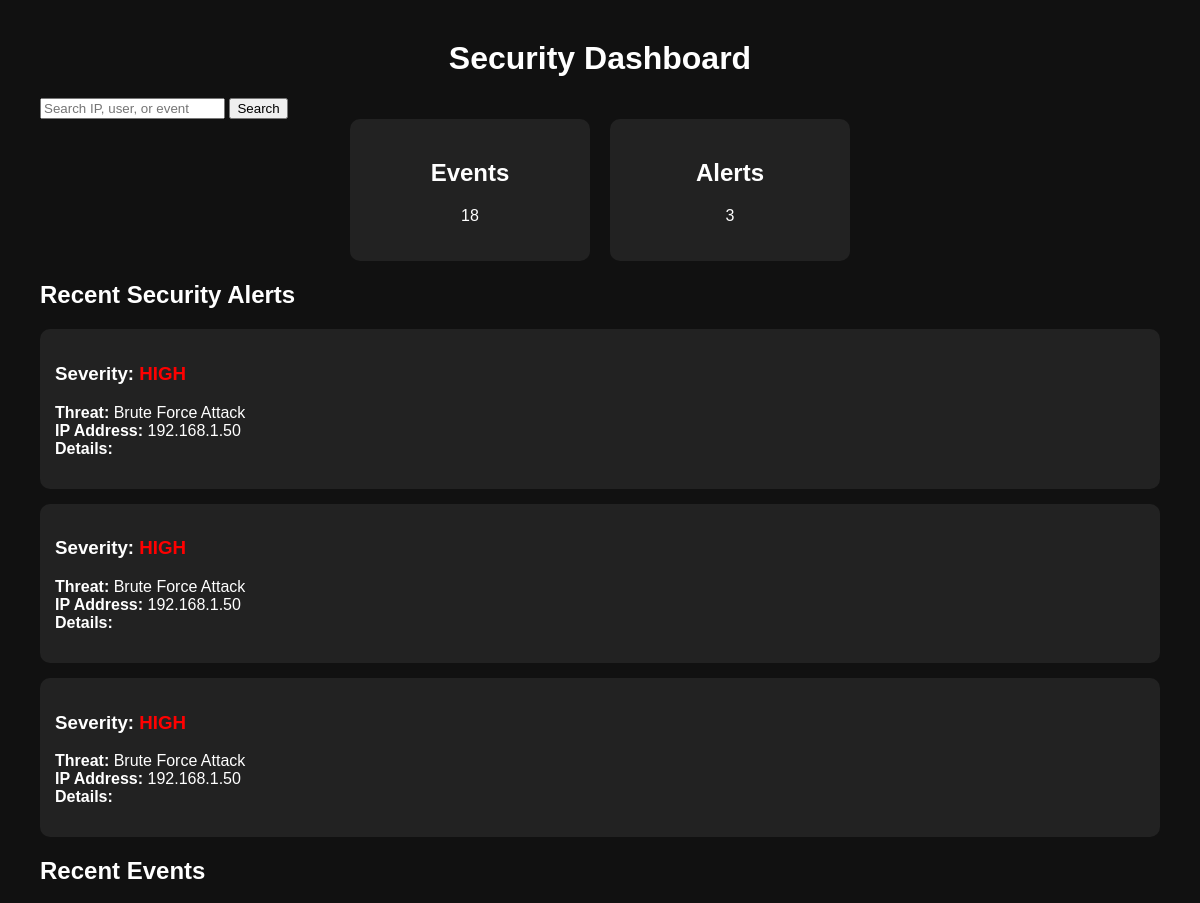
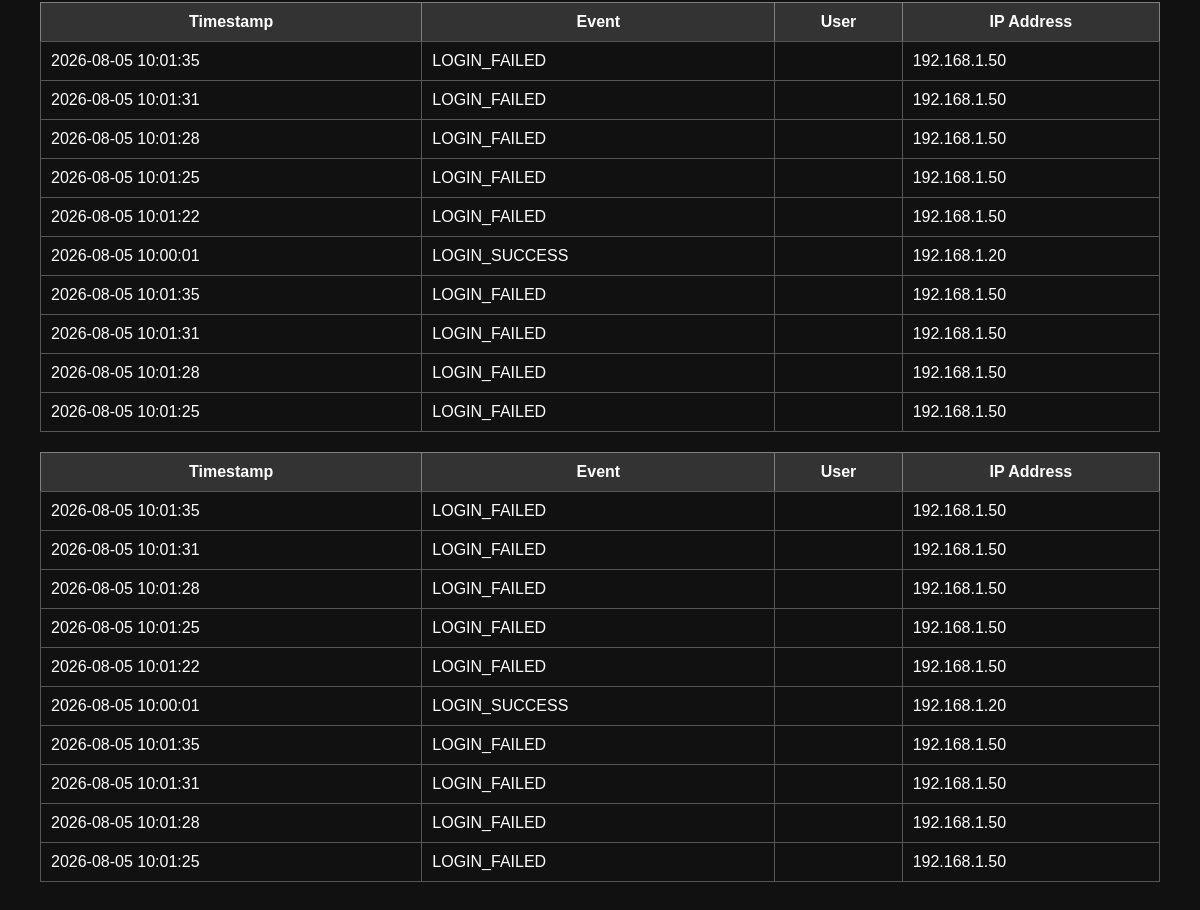
The page / on the database its author committed (2 pictures, top to bottom).
### tables this page shows
CREATE TABLE alerts (

        id INTEGER PRIMARY KEY AUTOINCREMENT,

        threat_type TEXT,

        ip TEXT,

        severity TEXT,

        message TEXT

    );

CREATE TABLE events (

        id INTEGER PRIMARY KEY AUTOINCREMENT,

        timestamp TEXT,

        event TEXT,

        username TEXT,

        ip TEXT

    );

### dashboard/app.py (the view)
@app.route("/")
def dashboard():
    database = get_database()
    search = request.args.get("search", "")
    total_events = database.execute(
        "SELECT COUNT(*) FROM events"
    ).fetchone()[0]
    total_alerts = database.execute(
        "SELECT COUNT(*) FROM alerts"
    ).fetchone()[0]
    if search:
        events = database.execute(
            """
            SELECT *
            FROM events
            WHERE user LIKE ?
            OR ip LIKE ?
            OR event LIKE ?
            ORDER BY id DESC
            """,
            (
                "%" + search + "%",
                "%" + search + "%",
                "%" + search + "%"
            )
        ).fetchall()
    else:
        events = database.execute(
    """
    SELECT *
    FROM events
    ORDER BY id DESC
    LIMIT 10
    """
    ).fetchall()
    alerts = database.execute(
        """
        SELECT *
        FROM alerts
        ORDER BY id DESC
        LIMIT 5
        """
    ).fetchall()
    database.close()
    return render_template(
        "index.html",
        total_events=total_events,
        total_alerts=total_alerts,
        alerts=alerts,
        events=events,
        search=search
    )

### dashboard/app.py (called while the page is built)
def get_database():
    connection = sqlite3.connect(DATABASE)
    connection.row_factory = sqlite3.Row
    return connection

### dashboard/templates/index.html (shortened to what this page needs)
<!DOCTYPE html>
<html>
<head>
<link rel="stylesheet" href="{{ url_for('static', filename='style.css') }}">
</head>
<body>
<h1>
Security Dashboard
</h1>
<form method="GET">
    <input
    type="text"
    name="search"
    placeholder="Search IP, user, or event"
    value="{{ search }}"
    >
    <button type="submit">
    Search
    </button>
    </form>
<div class="card-container">
    <div class="card">
    <h2>
    Events
    </h2>
    <p>
    {{ total_events }}
    </p>
    </div>
    <div class="card">
    <h2>
    Alerts
    </h2>
    <p>
    {{ total_alerts }}
    </p>
    </div>
    </div>
<h2>
Recent Security Alerts</h2>
{% for alert in alerts %}
<div class="alert-card">
<h3>
Severity:
<span class="{{ alert['severity'].lower() }}">
{{ alert["severity"] }}
</span>
</h3>
<p>
<b>Threat:</b>
{{ alert["threat_type"] }}
<br>
<b>IP Address:</b>
{{ alert["ip"] }}
<br>
<b>Details:</b>
</p>
</div>
{% endfor %}
    <table border="1">
    <tr>
    <th>
    Timestamp
    </th>
    <th>
    Event
    </th>
    <th>
    User
    </th>
    <th>
    IP Address
    </th>
    </tr>
    {% for event in events %}
    <tr>
    <td>
    {{ event["timestamp"] }}
    </td>
    <td>
    {{ event["event"] }}
    </td>
    <td>
    </td>
    <td>
    {{ event["ip"] }}
    </td>
    </tr>
    {% endfor %}
    <h2>
        Recent Events
        </h2>
        <table border="1">
        <tr>
        <th>
        Timestamp
        </th>
        <th>
        Event
        </th>
        <th>
        User
        </th>
        <th>
        IP Address
        </th>
        </tr>
        {% for event in events %}
        <tr>
        <td>
        {{ event["timestamp"] }}
        </td>
        <td>
        {{ event["event"] }}
        </td>
        <td>
        </td>
        <td>
        {{ event["ip"] }}
        </td>
        </tr>
        {% endfor %}
    </table>
</body>
</html>

### dashboard/static/style.css (style rules this page uses)
body { font-family: Arial, sans-serif; background-color: #111; color: white; margin: 40px; }
h1 { text-align: center; }
.card-container { display: flex; gap: 20px; justify-content: center; }
.card { background-color: #222; padding: 20px; border-radius: 10px; width: 200px; text-align: center; }
table { width: 100%; border-collapse: collapse; margin-top: 20px; }
th { background-color: #333; padding: 10px; }
td { padding: 10px; border: 1px solid #555; }
.high { color: red; }
.alert-card { background-color: #222; padding: 15px; margin-top: 15px; border-radius: 10px; }
.high { color: red; font-weight: bold; }

### rows shown on the page
alerts: severity "HIGH", threat_type "Brute Force Attack", ip "192.168.1.50"
alerts: severity "HIGH", threat_type "Brute Force Attack", ip "192.168.1.50"
alerts: severity "HIGH", threat_type "Brute Force Attack", ip "192.168.1.50"
events: timestamp "2026-08-05 10:01:35", event "LOGIN_FAILED", ip "192.168.1.50"
events: timestamp "2026-08-05 10:01:31", event "LOGIN_FAILED", ip "192.168.1.50"
events: timestamp "2026-08-05 10:01:28", event "LOGIN_FAILED", ip "192.168.1.50"
events: timestamp "2026-08-05 10:01:25", event "LOGIN_FAILED", ip "192.168.1.50"
events: timestamp "2026-08-05 10:01:22", event "LOGIN_FAILED", ip "192.168.1.50"
events: timestamp "2026-08-05 10:00:01", event "LOGIN_SUCCESS", ip "192.168.1.20"
events: timestamp "2026-08-05 10:01:35", event "LOGIN_FAILED", ip "192.168.1.50"
events: timestamp "2026-08-05 10:01:31", event "LOGIN_FAILED", ip "192.168.1.50"
events: timestamp "2026-08-05 10:01:28", event "LOGIN_FAILED", ip "192.168.1.50"
events: timestamp "2026-08-05 10:01:25", event "LOGIN_FAILED", ip "192.168.1.50"

### other values the page prints
{{ total_events }} "18"
{{ total_alerts }} "3"
